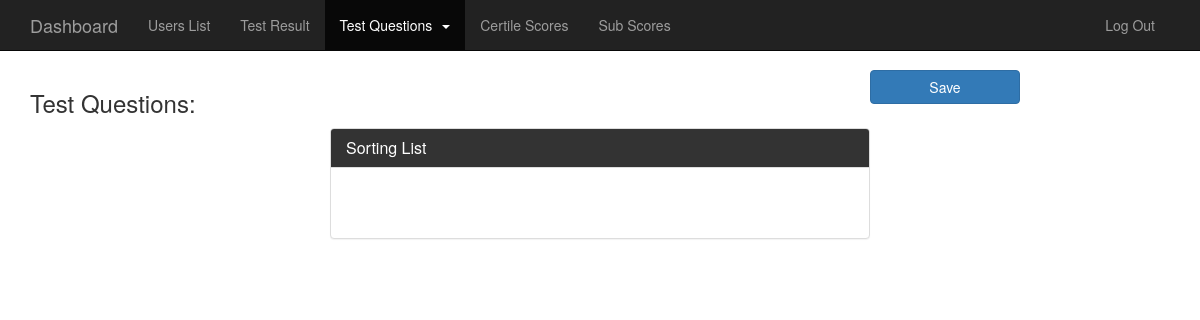
The app's page /index.php/uploadquestions/display_questions_order, older data.
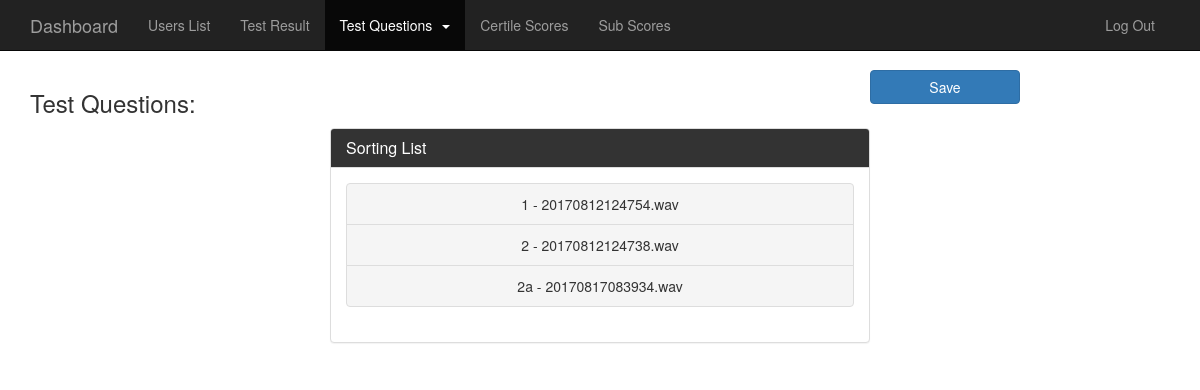
The same page, newer data.
### tables this page shows
CREATE TABLE IF NOT EXISTS `pitch_questions` (
  `id` int(11) NOT NULL AUTO_INCREMENT,
  `questioncode` varchar(15) NOT NULL,
  `serial_number` varchar(15) NOT NULL,
  `questionname` varchar(100) DEFAULT NULL,
  `questiondesc` varchar(255) DEFAULT NULL,
  `questiontype` varchar(8) NOT NULL,
  `audiopath` varchar(255) NOT NULL,
  `audiofilename` varchar(100) NOT NULL,
  `answer` int(2) NOT NULL,
  `active` tinyint(1) DEFAULT '1',
  `addeddate` datetime DEFAULT NULL,
  `includeinscoring` tinyint(1) DEFAULT '1',
  `show_or_hide` tinyint(1) NOT NULL DEFAULT '1',
  PRIMARY KEY (`id`),
  UNIQUE KEY `questioncode` (`questioncode`)
);

### application/controllers/UploadQuestions.php (called while the page is built, shortened)
<?php
class Uploadquestions extends CI_Controller {
	function display_questions_order()
	{
		$this->load->model('adminmodel');
		$arrData['questions'] = $this->adminmodel->fetch_questions();
		if(isset($arrData['questions']['order'])) {
			$result = $arrData['questions'];
			$test_order = $result['order']['test'];
			$test_order_count = count($test_order);
			$test = array();
			for($i=0; $i<$test_order_count; $i++)
			{
				$id = $test_order[$i];
				foreach($result['test'] as $row)
				{
					if($row['id'] == $id)
					{
						array_push($test, $row);
					}
				}
			}
			$arrData['questions']['test'] = $test;
			$this->load->view('display_questions_order',$arrData);
		} else {
			$this->load->view('display_questions_order', $arrData);
		}
	}
}

### index.php (called while the page is built, shortened)
<?php
require_once BASEPATH.'core/CodeIgniter.php';

### application/models/AdminModel.php (called while the page is built, shortened)
<?php
class Adminmodel extends CI_Model
{
	function fetch_questions()
	{
		$sql = 'SELECT * FROM pitch_questions_order WHERE type="questions"';
		$result = $this->db->query($sql);
		if($result->num_rows() > 0)
		{
			$row = $result->row();
			$obj = unserialize($row->question_order);
			$array['order'] = $obj;
		}
		$query = 'SELECT id,serial_number,audiofilename FROM pitch_questions WHERE questiontype="test" and active = 1';
		$testQuery = $this->db->query($query);
		$array['test'] = $testQuery->result_array();
		return $array;
	}
}
?>

### application/views/display_questions_order.php (the view, shortened to what this page needs)
<?php include 'admin_header.php'; ?>
			<nav class="navbar navbar-inverse navbar-fixed-top">
				<div class="uploadQuestionspage container">
					<div class="navbar-header">
					  <a class="navbar-brand" href="#">Dashboard</a>
					</div>
					<div id="navbar" class="navbar-collapse collapse">
						<ul class="nav navbar-nav" style="float:none;">
							<li><a href="<?=base_url();?>userslist">Users List</a></li>
							<li><a href="<?=base_url();?>usertestresult">Test Result</a></li>
							<li class="dropdown active">
								<a href="#" class="dropdown-toggle" data-toggle="dropdown" role="button" aria-haspopup="true" aria-expanded="false">Test Questions<span class="caret" style="margin-left:10px;"></span></a>
							</li>
							<li><a href="<?=base_url();?>certilescores">Certile Scores</a></li>
							<li><a href="<?=base_url();?>subscores">Sub Scores</a></li>
							<li class="pull-right"><a href="<?=base_url();?>admindashboard/logout">Log Out</a></li>
						</ul>
					</div>
			  </div>
			</nav>
			<div class="saveBtn">
				<a id="saveQuestionOrder" class="btn btn-primary pull-right col-md-1 col-sm-1" style="width:150px; min-width:inherit; margin:0px 15% 2% 0px;">Save</a>
			</div>
			<section class="adminDashboardView">
				<div class="DisplayQuestionsOrder container">
					<h3>Test Questions:</h3>
					<div class="container-fluid">
						<div class="row">
							<div class="col-md-6 col-md-offset-3">
								<div class="panel panel-default">
									<div class="panel-heading">
										<h1 class="panel-title">Sorting List</h1>
									</div>
									<div id="container1" class="panel-body box-container">
										<ul id="testSortable" class="list-group">
											<?php
												foreach($questions['test'] as $row)
												{
											?>
												<li class="list-group-item" id="<?=$row['id'];?>"><?=$row['serial_number'];?> - <?=$row['audiofilename'];?></li>
											<?php
												}
											?>
										</ul>
									</div>
								</div>
							</div>
						</div>
					</div>
				</div>
			</section>
<?php include 'admin_footer.php'; ?>

### application/views/admin_header.php (shortened to what this page needs)
<!DOCTYPE html>
<html class="no-js">
<head>
		<link rel="stylesheet" href="https://maxcdn.bootstrapcdn.com/bootstrap/3.3.7/css/bootstrap.min.css">
		<link href="<?=base_url();?>resources/css/admin.css" rel="stylesheet" />
		<link href="<?=base_url();?>resources/css/jquery.dataTables.css" rel="stylesheet" />
		<link href="<?=base_url();?>resources/css/sweetalert.css" rel="stylesheet" />
</head>
	<body>

### application/views/admin_footer.php
	</body>
</html>

### resources/css/admin.css (style rules this page uses)
html, body { height: 100%; background:#fff; }
.adminDashboardView { margin:70px 10px 0px; }
.box-container { min-height: 70px; }
.list-group { text-align: center; }
.list-group-item { background-color: #f5f5f5 !important; }
.DisplayQuestionsOrder .panel-default>.panel-heading { color: #fff; background-color: #333; border-color: #ddd; }

Row changes from the older to the newer data that the page shows:
added pitch_questions: serial_number "1", audiofilename "20170812124754.wav"
added pitch_questions: serial_number "2", audiofilename "20170812124738.wav"
added pitch_questions: serial_number "2a", audiofilename "20170817083934.wav"
